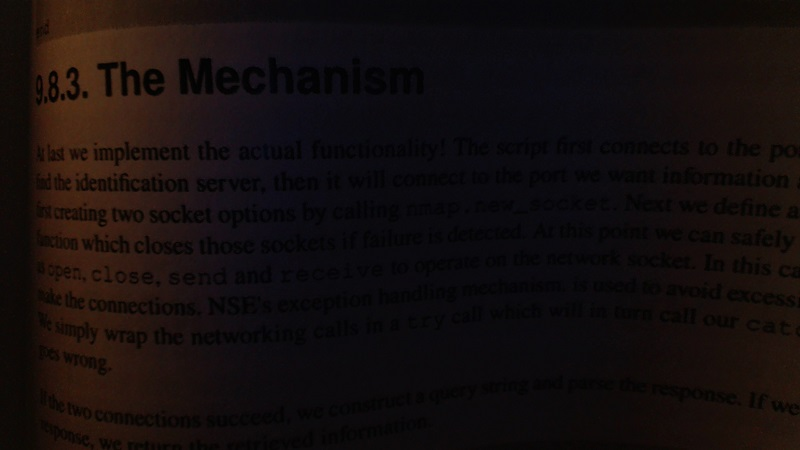
#> input picture Filtering/text.jpg, 800 x 450 px
$ python textClearing.py
#> lines starting #> are read from the running program, lines starting #| are printed output that depends on the picture; after the words box and inside, x2 and y2 are one past the last pixel; in counts of white or black regions, pixels touching at a corner belong together
import cv2
import numpy as np
img=cv2.imread("text.jpg")
#> img is the input picture: shape (450, 800, 3); mean B, G, R 13.4, 13.6, 20.3
img=cv2.cvtColor(img,cv2.COLOR_BGR2GRAY)
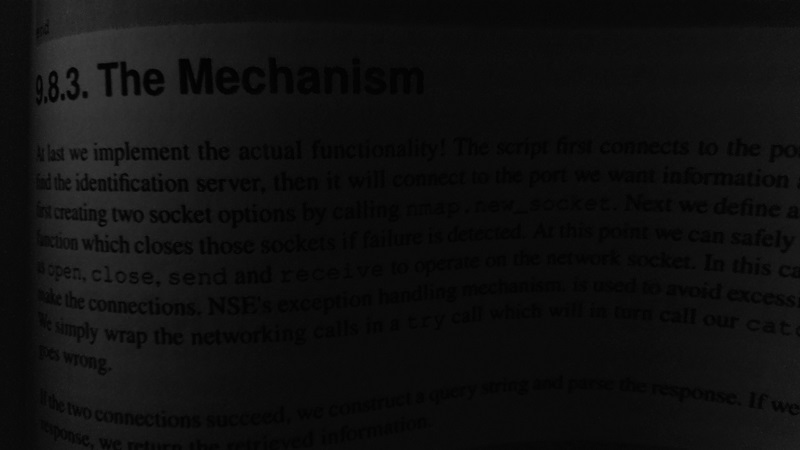
#> img: shape (450, 800); min 0, max 64, mean 15.6
ret, threshold = cv2.threshold(img,12,255,cv2.THRESH_BINARY_INV)
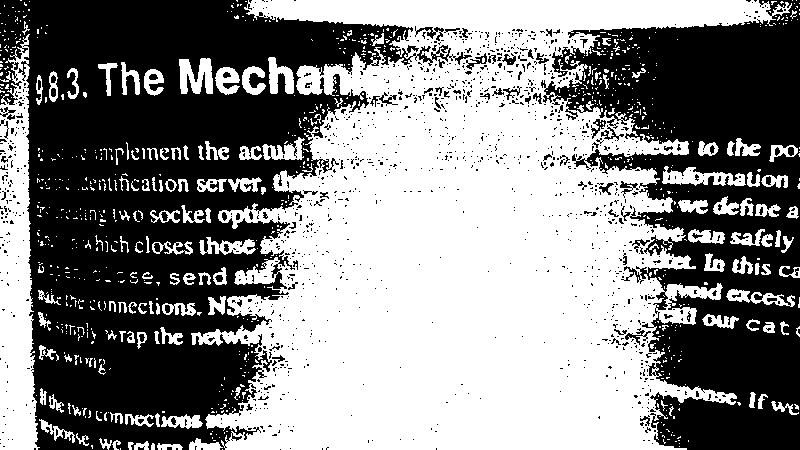
#> threshold: shape (450, 800); 52.7% white; 1332 black regions (1245 under 20 px), largest, box (x1, y1, x2, y2) and area: (0, 0, 472, 450) 102496, (541, 0, 800, 450) 60163, (415, 26, 444, 41) 156

gaus=cv2.adaptiveThreshold(img,220,cv2.ADAPTIVE_THRESH_GAUSSIAN_C,cv2.THRESH_BINARY_INV,33,1)
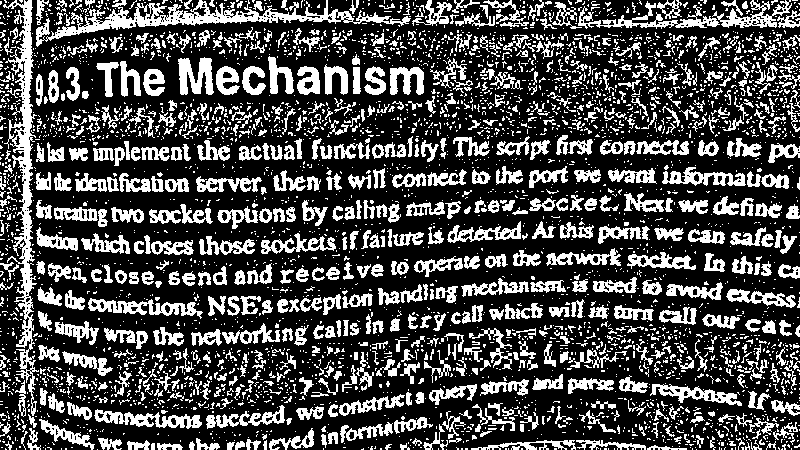
#> gaus: shape (450, 800); values 0 (black) and 220 (white), 29.3% white; 4052 white regions (3348 under 20 px), largest, box (x1, y1, x2, y2) and area: (3, 0, 39, 416) 4167, (36, 0, 411, 47) 3901, (578, 1, 720, 29) 1083

cv2.imshow("img",img)
cv2.imshow("threshold",threshold)
cv2.imshow("gaus",gaus)
cv2.imwrite("../ImageProcess/gaus.jpg", gaus)
cv2.waitKey(0)
cv2.destroyAllWindows()
